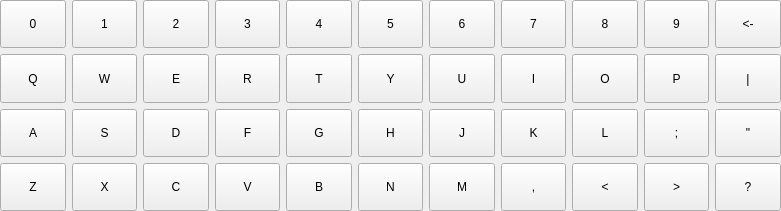
   <widget class="QWidget" name="bigCasewidget" native="true">
    <property name="geometry">
     <rect>
      <x>10</x>
      <y>290</y>
      <width>781</width>
      <height>211</height>
     </rect>
    </property>
    <widget class="QWidget" name="gridLayoutWidget">
     <property name="geometry">
      <rect>
       <x>170</x>
       <y>-280</y>
       <width>511</width>
       <height>121</height>
      </rect>
     </property>
     <layout class="QGridLayout" name="gridLayout"/>
    </widget>
    <widget class="QWidget" name="layoutWidget">
     <property name="geometry">
      <rect>
       <x>0</x>
       <y>0</y>
       <width>781</width>
       <height>211</height>
      </rect>
     </property>
     <layout class="QVBoxLayout" name="verticalLayout">
      <item>
       <layout class="QHBoxLayout" name="horizontalLayout">
        <item>
         <widget class="MyBtn" name="toolButton_97">
          <property name="sizePolicy">
           <sizepolicy hsizetype="Expanding" vsizetype="Expanding">
            <horstretch>0</horstretch>
            <verstretch>0</verstretch>
           </sizepolicy>
          </property>
          <property name="text">
           <string>0</string>
          </property>
         </widget>
        </item>
        <item>
         <widget class="MyBtn" name="toolButton_25">
          <property name="sizePolicy">
           <sizepolicy hsizetype="Expanding" vsizetype="Expanding">
            <horstretch>0</horstretch>
            <verstretch>0</verstretch>
           </sizepolicy>
          </property>
          <property name="text">
           <string>1</string>
          </property>
         </widget>
        </item>
        <item>
         <widget class="MyBtn" name="toolButton_24">
          <property name="sizePolicy">
           <sizepolicy hsizetype="Expanding" vsizetype="Expanding">
            <horstretch>0</horstretch>
            <verstretch>0</verstretch>
           </sizepolicy>
          </property>
          <property name="text">
           <string>2</string>
          </property>
         </widget>
        </item>
        <item>
         <widget class="MyBtn" name="toolButton_22">
          <property name="sizePolicy">
           <sizepolicy hsizetype="Expanding" vsizetype="Expanding">
            <horstretch>0</horstretch>
            <verstretch>0</verstretch>
           </sizepolicy>
          </property>
          <property name="text">
           <string>3</string>
          </property>
         </widget>
        </item>
        <item>
         <widget class="MyBtn" name="toolButton_17">
          <property name="sizePolicy">
           <sizepolicy hsizetype="Expanding" vsizetype="Expanding">
            <horstretch>0</horstretch>
            <verstretch>0</verstretch>
           </sizepolicy>
          </property>
          <property name="text">
           <string>4</string>
          </property>
         </widget>
        </item>
        <item>
         <widget class="MyBtn" name="toolButton_18">
          <property name="sizePolicy">
           <sizepolicy hsizetype="Expanding" vsizetype="Expanding">
            <horstretch>0</horstretch>
            <verstretch>0</verstretch>
           </sizepolicy>
          </property>
          <property name="text">
           <string>5</string>
          </property>
         </widget>
        </item>
        <item>
         <widget class="MyBtn" name="toolButton_93">
          <property name="sizePolicy">
           <sizepolicy hsizetype="Expanding" vsizetype="Expanding">
            <horstretch>0</horstretch>
            <verstretch>0</verstretch>
           </sizepolicy>
          </property>
          <property name="text">
           <string>6</string>
          </property>
         </widget>
        </item>
        <item>
         <widget class="MyBtn" name="toolButton_94">
          <property name="sizePolicy">
           <sizepolicy hsizetype="Expanding" vsizetype="Expanding">
            <horstretch>0</horstretch>
            <verstretch>0</verstretch>
           </sizepolicy>
          </property>
          <property name="text">
           <string>7</string>
          </property>
         </widget>
        </item>
        <item>
         <widget class="MyBtn" name="toolButton_95">
          <property name="sizePolicy">
           <sizepolicy hsizetype="Expanding" vsizetype="Expanding">
            <horstretch>0</horstretch>
            <verstretch>0</verstretch>
           </sizepolicy>
          </property>
          <property name="text">
           <string>8</string>
          </property>
         </widget>
        </item>
        <item>
         <widget class="MyBtn" name="toolButton_96">
          <property name="sizePolicy">
           <sizepolicy hsizetype="Expanding" vsizetype="Expanding">
            <horstretch>0</horstretch>
            <verstretch>0</verstretch>
           </sizepolicy>
          </property>
          <property name="text">
           <string>9</string>
          </property>
         </widget>
        </item>
        <item>
         <widget class="MyBtn" name="toolButton_29">
          <property name="sizePolicy">
           <sizepolicy hsizetype="Expanding" vsizetype="Expanding">
            <horstretch>0</horstretch>
            <verstretch>0</verstretch>
           </sizepolicy>
          </property>
          <property name="text">
           <string>&lt;-</string>
          </property>
         </widget>
        </item>
       </layout>
      </item>
      <item>
       <layout class="QHBoxLayout" name="horizontalLayout_2">
        <item>
         <widget class="MyBtn" name="toolButton_3">
          <property name="sizePolicy">
           <sizepolicy hsizetype="Expanding" vsizetype="Expanding">
            <horstretch>0</horstretch>
            <verstretch>0</verstretch>
           </sizepolicy>
          </property>
          <property name="text">
           <string>Q</string>
          </property>
         </widget>
        </item>
        <item>
         <widget class="MyBtn" name="toolButton_4">
          <property name="sizePolicy">
           <sizepolicy hsizetype="Expanding" vsizetype="Expanding">
            <horstretch>0</horstretch>
            <verstretch>0</verstretch>
           </sizepolicy>
          </property>
          <property name="text">
           <string>W</string>
          </property>
         </widget>
        </item>
        <item>
         <widget class="MyBtn" name="toolButton_6">
          <property name="sizePolicy">
           <sizepolicy hsizetype="Expanding" vsizetype="Expanding">
            <horstretch>0</horstretch>
            <verstretch>0</verstretch>
           </sizepolicy>
          </property>
          <property name="text">
           <string>E</string>
          </property>
         </widget>
        </item>
        <item>
         <widget class="MyBtn" name="toolButton_11">
          <property name="sizePolicy">
           <sizepolicy hsizetype="Expanding" vsizetype="Expanding">
            <horstretch>0</horstretch>
            <verstretch>0</verstretch>
           </sizepolicy>
          </property>
          <property name="text">
           <string>R</string>
          </property>
         </widget>
        </item>
        <item>
         <widget class="MyBtn" name="toolButton_10">
          <property name="sizePolicy">
           <sizepolicy hsizetype="Expanding" vsizetype="Expanding">
            <horstretch>0</horstretch>
            <verstretch>0</verstretch>
           </sizepolicy>
          </property>
          <property name="text">
           <string>T</string>
          </property>
         </widget>
        </item>
        <item>
         <widget class="MyBtn" name="toolButton_9">
          <property name="sizePolicy">
           <sizepolicy hsizetype="Expanding" vsizetype="Expanding">
            <horstretch>0</horstretch>
            <verstretch>0</verstretch>
           </sizepolicy>
          </property>
          <property name="text">
           <string>Y</string>
          </property>
         </widget>
        </item>
        <item>
         <widget class="MyBtn" name="toolButton_26">
          <property name="sizePolicy">
           <sizepolicy hsizetype="Expanding" vsizetype="Expanding">
            <horstretch>0</horstretch>
            <verstretch>0</verstretch>
           </sizepolicy>
          </property>
          <property name="text">
           <string>U</string>
          </property>
         </widget>
        </item>
        <item>
         <widget class="MyBtn" name="toolButton_27">
          <property name="sizePolicy">
           <sizepolicy hsizetype="Expanding" vsizetype="Expanding">
            <horstretch>0</horstretch>
            <verstretch>0</verstretch>
           </sizepolicy>
          </property>
          <property name="text">
           <string>I</string>
          </property>
         </widget>
        </item>
        <item>
         <widget class="MyBtn" name="toolButton_28">
          <property name="sizePolicy">
           <sizepolicy hsizetype="Expanding" vsizetype="Expanding">
            <horstretch>0</horstretch>
            <verstretch>0</verstretch>
           </sizepolicy>
          </property>
          <property name="text">
           <string>O</string>
          </property>
         </widget>
        </item>
        <item>
         <widget class="MyBtn" name="toolButton_2">
          <property name="sizePolicy">
           <sizepolicy hsizetype="Expanding" vsizetype="Expanding">
            <horstretch>0</horstretch>
            <verstretch>0</verstretch>
           </sizepolicy>
          </property>
          <property name="text">
           <string>P</string>
          </property>
         </widget>
        </item>
        <item>
         <widget class="MyBtn" name="toolButton_186">
          <property name="sizePolicy">
           <sizepolicy hsizetype="Expanding" vsizetype="Expanding">
            <horstretch>0</horstretch>
            <verstretch>0</verstretch>
           </sizepolicy>
          </property>
          <property name="text">
           <string>|</string>
          </property>
         </widget>
        </item>
       </layout>
      </item>
      <item>
       <layout class="QHBoxLayout" name="horizontalLayout_3">
        <item>
         <widget class="MyBtn" name="toolButton">
          <property name="sizePolicy">
           <sizepolicy hsizetype="Expanding" vsizetype="Expanding">
            <horstretch>0</horstretch>
            <verstretch>0</verstretch>
           </sizepolicy>
          </property>
          <property name="text">
           <string>A</string>
          </property>
         </widget>
        </item>
        <item>
         <widget class="MyBtn" name="toolButton_12">
          <property name="sizePolicy">
           <sizepolicy hsizetype="Expanding" vsizetype="Expanding">
            <horstretch>0</horstretch>
            <verstretch>0</verstretch>
           </sizepolicy>
          </property>
          <property name="text">
           <string>S</string>
          </property>
         </widget>
        </item>
        <item>
         <widget class="MyBtn" name="toolButton_5">
          <property name="sizePolicy">
           <sizepolicy hsizetype="Expanding" vsizetype="Expanding">
            <horstretch>0</horstretch>
            <verstretch>0</verstretch>
           </sizepolicy>
          </property>
          <property name="text">
           <string>D</string>
          </property>
         </widget>
        </item>
        <item>
         <widget class="MyBtn" name="toolButton_8">
          <property name="sizePolicy">
           <sizepolicy hsizetype="Expanding" vsizetype="Expanding">
            <horstretch>0</horstretch>
            <verstretch>0</verstretch>
           </sizepolicy>
          </property>
          <property name="text">
           <string>F</string>
          </property>
         </widget>
        </item>
        <item>
         <widget class="MyBtn" name="toolButton_7">
          <property name="sizePolicy">
           <sizepolicy hsizetype="Expanding" vsizetype="Expanding">
            <horstretch>0</horstretch>
            <verstretch>0</verstretch>
           </sizepolicy>
          </property>
          <property name="text">
           <string>G</string>
          </property>
         </widget>
        </item>
        <item>
         <widget class="MyBtn" name="toolButton_59">
          <property name="sizePolicy">
           <sizepolicy hsizetype="Expanding" vsizetype="Expanding">
            <horstretch>0</horstretch>
            <verstretch>0</verstretch>
           </sizepolicy>
          </property>
          <property name="text">
           <string>H</string>
          </property>
         </widget>
        </item>
        <item>
         <widget class="MyBtn" name="toolButton_13">
          <property name="sizePolicy">
           <sizepolicy hsizetype="Expanding" vsizetype="Expanding">
            <horstretch>0</horstretch>
            <verstretch>0</verstretch>
           </sizepolicy>
          </property>
          <property name="text">
           <string>J</string>
          </property>
         </widget>
        </item>
        <item>
         <widget class="MyBtn" name="toolButton_60">
          <property name="sizePolicy">
           <sizepolicy hsizetype="Expanding" vsizetype="Expanding">
            <horstretch>0</horstretch>
            <verstretch>0</verstretch>
           </sizepolicy>
          </property>
          <property name="text">
           <string>K</string>
          </property>
         </widget>
        </item>
        <item>
         <widget class="MyBtn" name="toolButton_92">
          <property name="sizePolicy">
           <sizepolicy hsizetype="Expanding" vsizetype="Expanding">
            <horstretch>0</horstretch>
            <verstretch>0</verstretch>
           </sizepolicy>
          </property>
          <property name="text">
           <string>L</string>
          </property>
         </widget>
        </item>
        <item>
         <widget class="MyBtn" name="toolButton_99">
          <property name="sizePolicy">
           <sizepolicy hsizetype="Expanding" vsizetype="Expanding">
            <horstretch>0</horstretch>
            <verstretch>0</verstretch>
           </sizepolicy>
          </property>
          <property name="text">
           <string>;</string>
          </property>
         </widget>
        </item>
        <item>
         <widget class="MyBtn" name="toolButton_98">
          <property name="sizePolicy">
           <sizepolicy hsizetype="Expanding" vsizetype="Expanding">
            <horstretch>0</horstretch>
            <verstretch>0</verstretch>
           </sizepolicy>
          </property>
          <property name="text">
           <string>&quot;</string>
          </property>
         </widget>
        </item>
       </layout>
      </item>
      <item>
       <layout class="QHBoxLayout" name="horizontalLayout_4">
        <item>
         <widget class="MyBtn" name="toolButton_21">
          <property name="sizePolicy">
           <sizepolicy hsizetype="Expanding" vsizetype="Expanding">
            <horstretch>0</horstretch>
            <verstretch>0</verstretch>
           </sizepolicy>
          </property>
          <property name="text">
           <string>Z</string>
          </property>
         </widget>
        </item>
        <item>
         <widget class="MyBtn" name="toolButton_20">
          <property name="sizePolicy">
           <sizepolicy hsizetype="Expanding" vsizetype="Expanding">
            <horstretch>0</horstretch>
            <verstretch>0</verstretch>
           </sizepolicy>
          </property>
          <property name="text">
           <string>X</string>
          </property>
         </widget>
        </item>
        <item>
         <widget class="MyBtn" name="toolButton_15">
          <property name="sizePolicy">
           <sizepolicy hsizetype="Expanding" vsizetype="Expanding">
            <horstretch>0</horstretch>
            <verstretch>0</verstretch>
           </sizepolicy>
          </property>
          <property name="text">
           <string>C</string>
          </property>
         </widget>
        </item>
        <item>
         <widget class="MyBtn" name="toolButton_16">
          <property name="sizePolicy">
           <sizepolicy hsizetype="Expanding" vsizetype="Expanding">
            <horstretch>0</horstretch>
            <verstretch>0</verstretch>
           </sizepolicy>
          </property>
          <property name="text">
           <string>V</string>
          </property>
         </widget>
        </item>
        <item>
         <widget class="MyBtn" name="toolButton_23">
          <property name="sizePolicy">
           <sizepolicy hsizetype="Expanding" vsizetype="Expanding">
            <horstretch>0</horstretch>
            <verstretch>0</verstretch>
           </sizepolicy>
          </property>
          <property name="text">
           <string>B</string>
          </property>
         </widget>
        </item>
        <item>
         <widget class="MyBtn" name="toolButton_19">
          <property name="sizePolicy">
           <sizepolicy hsizetype="Expanding" vsizetype="Expanding">
            <horstretch>0</horstretch>
            <verstretch>0</verstretch>
           </sizepolicy>
          </property>
          <property name="text">
           <string>N</string>
          </property>
         </widget>
        </item>
        <item>
         <widget class="MyBtn" name="toolButton_14">
          <property name="sizePolicy">
           <sizepolicy hsizetype="Expanding" vsizetype="Expanding">
            <horstretch>0</horstretch>
            <verstretch>0</verstretch>
           </sizepolicy>
          </property>
          <property name="text">
           <string>M</string>
          </property>
         </widget>
        </item>
        <item>
         <widget class="MyBtn" name="toolButton_140">
          <property name="sizePolicy">
           <sizepolicy hsizetype="Expanding" vsizetype="Expanding">
            <horstretch>0</horstretch>
            <verstretch>0</verstretch>
           </sizepolicy>
          </property>
          <property name="text">
           <string>,</string>
          </property>
         </widget>
        </item>
        <item>
         <widget class="MyBtn" name="toolButton_139">
          <property name="sizePolicy">
           <sizepolicy hsizetype="Expanding" vsizetype="Expanding">
            <horstretch>0</horstretch>
            <verstretch>0</verstretch>
           </sizepolicy>
          </property>
          <property name="text">
           <string>&lt;</string>
          </property>
         </widget>
        </item>
        <item>
         <widget class="MyBtn" name="toolButton_141">
          <property name="sizePolicy">
           <sizepolicy hsizetype="Expanding" vsizetype="Expanding">
            <horstretch>0</horstretch>
            <verstretch>0</verstretch>
           </sizepolicy>
          </property>
          <property name="text">
           <string>&gt;</string>
          </property>
         </widget>
        </item>
        <item>
         <widget class="MyBtn" name="toolButton_142">
          <property name="sizePolicy">
           <sizepolicy hsizetype="Expanding" vsizetype="Expanding">
            <horstretch>0</horstretch>
            <verstretch>0</verstretch>
           </sizepolicy>
          </property>
          <property name="text">
           <string>?</string>
          </property>
         </widget>
        </item>
       </layout>
      </item>
     </layout>
    </widget>
   </widget>
